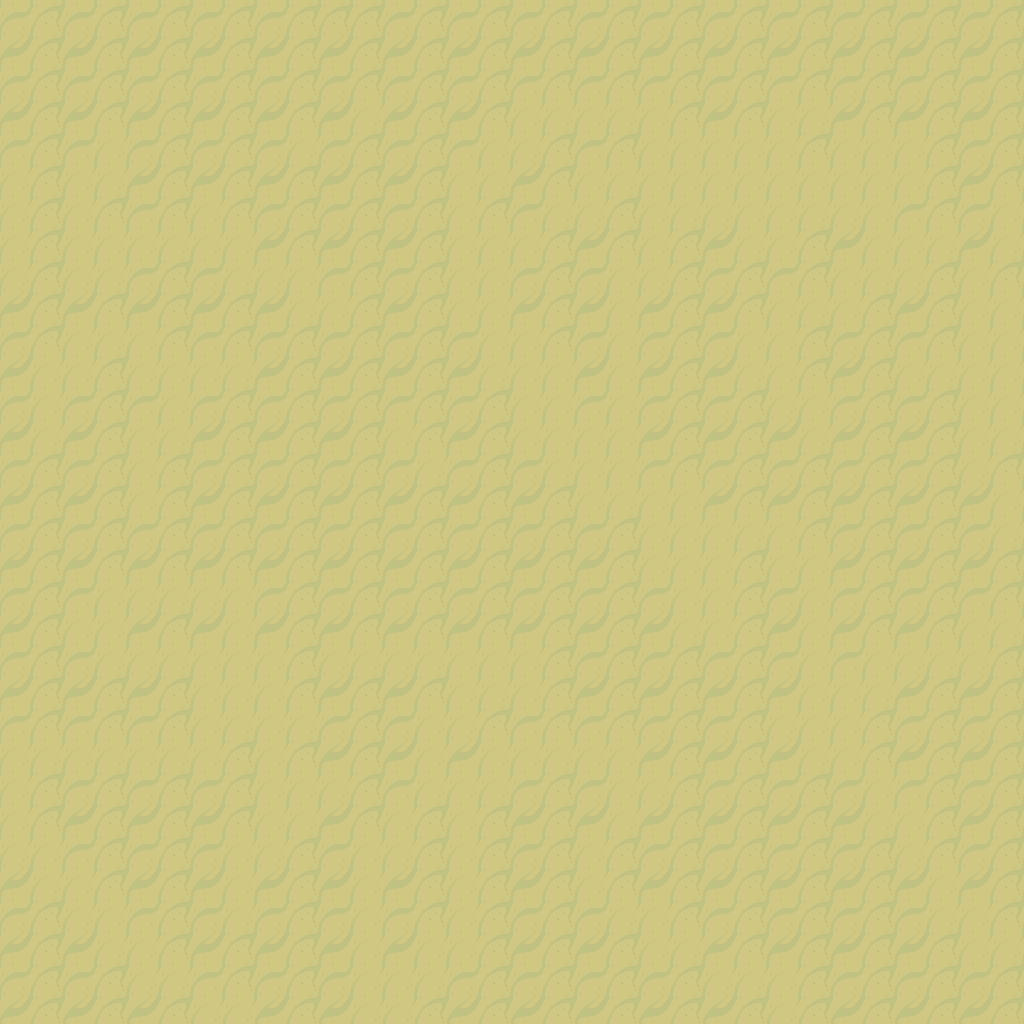

A 2D game scene composited from a Tiled map and its tileset images. What follows is a short description and the map's XML, with each tile layer's data collapsed to a summary:
An orthogonal 32x32 tile map with 32x32 px tiles, 1 tile layer (ground) and 103 objects (103x item).

<map version="1.0" tiledversion="1.1.2" orientation="orthogonal" renderorder="right-up" width="32" height="32" tilewidth="32" tileheight="32" infinite="0" nextobjectid="160">
 <tileset firstgid="1" source="desert.tsx" />
 <layer name="ground" width="32" height="32" locked="1">
  <data>[1024 cells, 1024 non-empty, 4 distinct tile ids]</data>
 </layer>
 <objectgroup name="objects">
  <object id="48" type="item" gid="15" x="352" y="32" width="32" height="32">
   <properties>
    <property name="obstacle" type="bool" value="true" />
    <property name="sprite" value="cactus_tall" />
   </properties>
  </object>
  <object id="51" type="item" gid="15" x="992" y="480" width="32" height="32">
   <properties>
    <property name="obstacle" type="bool" value="true" />
    <property name="sprite" value="cactus_tall" />
   </properties>
  </object>
  <object id="52" type="item" gid="15" x="608" y="384" width="32" height="32">
   <properties>
    <property name="obstacle" type="bool" value="true" />
    <property name="sprite" value="cactus_tall" />
   </properties>
  </object>
  <object id="53" type="item" gid="15" x="576" y="448" width="32" height="32">
   <properties>
    <property name="obstacle" type="bool" value="true" />
    <property name="sprite" value="cactus_tall" />
   </properties>
  </object>
  <object id="54" type="item" gid="15" x="288" y="640" width="32" height="32">
   <properties>
    <property name="obstacle" type="bool" value="true" />
    <property name="sprite" value="cactus_tall" />
   </properties>
  </object>
  <object id="55" type="item" gid="15" x="576" y="864" width="32" height="32">
   <properties>
    <property name="obstacle" type="bool" value="true" />
    <property name="sprite" value="cactus_tall" />
   </properties>
  </object>
  <object id="56" type="item" gid="15" x="160" y="320" width="32" height="32">
   <properties>
    <property name="obstacle" type="bool" value="true" />
    <property name="sprite" value="cactus_tall" />
   </properties>
  </object>
  <object id="57" type="item" gid="15" x="832" y="160" width="32" height="32">
   <properties>
    <property name="obstacle" type="bool" value="true" />
    <property name="sprite" value="cactus_tall" />
   </properties>
  </object>
  <object id="58" type="item" gid="15" x="224" y="928" width="32" height="32">
   <properties>
    <property name="obstacle" type="bool" value="true" />
    <property name="sprite" value="cactus_tall" />
   </properties>
  </object>
  <object id="59" type="item" gid="15" x="640" y="416" width="32" height="32">
   <properties>
    <property name="obstacle" type="bool" value="true" />
    <property name="sprite" value="cactus_tall" />
   </properties>
  </object>
  <object id="61" type="item" gid="14" x="672" y="384" width="32" height="32">
   <properties>
    <property name="obstacle" type="bool" value="true" />
    <property name="sprite" value="cactus_round" />
   </properties>
  </object>
  <object id="62" type="item" gid="14" x="608" y="416" width="32" height="32">
   <properties>
    <property name="obstacle" type="bool" value="true" />
    <property name="sprite" value="cactus_round" />
   </properties>
  </object>
  <object id="63" type="item" gid="14" x="704" y="448" width="32" height="32">
   <properties>
    <property name="obstacle" type="bool" value="true" />
    <property name="sprite" value="cactus_round" />
   </properties>
  </object>
  <object id="64" type="item" gid="14" x="0" y="544" width="32" height="32">
   <properties>
    <property name="obstacle" type="bool" value="true" />
    <property name="sprite" value="cactus_round" />
   </properties>
  </object>
  <object id="65" type="item" gid="14" x="448" y="960" width="32" height="32">
   <properties>
    <property name="obstacle" type="bool" value="true" />
    <property name="sprite" value="cactus_round" />
   </properties>
  </object>
  <object id="66" type="item" gid="14" x="640" y="640" width="32" height="32">
   <properties>
    <property name="obstacle" type="bool" value="true" />
    <property name="sprite" value="cactus_round" />
   </properties>
  </object>
  <object id="67" type="item" gid="14" x="768" y="704" width="32" height="32">
   <properties>
    <property name="obstacle" type="bool" value="true" />
    <property name="sprite" value="cactus_round" />
   </properties>
  </object>
  <object id="68" type="item" gid="14" x="384" y="288" width="32" height="32">
   <properties>
    <property name="obstacle" type="bool" value="true" />
    <property name="sprite" value="cactus_round" />
   </properties>
  </object>
  <object id="69" type="item" gid="14" x="640" y="480" width="32" height="32">
   <properties>
    <property name="obstacle" type="bool" value="true" />
    <property name="sprite" value="cactus_round" />
   </properties>
  </object>
  <object id="70" type="item" gid="14" x="704" y="576" width="32" height="32">
   <properties>
    <property name="obstacle" type="bool" value="true" />
    <property name="sprite" value="cactus_round" />
   </properties>
  </object>
  <object id="71" type="item" gid="15" x="704" y="352" width="32" height="32">
   <properties>
    <property name="obstacle" type="bool" value="true" />
    <property name="sprite" value="cactus_tall" />
   </properties>
  </object>
  <object id="73" type="item" gid="22" x="512" y="32" width="32" height="32">
   <properties>
    <property name="obstacle" type="bool" value="true" />
    <property name="sprite" value="sign" />
   </properties>
  </object>
  <object id="75" type="item" gid="22" x="576" y="1024" width="32" height="32">
   <properties>
    <property name="obstacle" type="bool" value="true" />
    <property name="sprite" value="sign" />
   </properties>
  </object>
  <object id="76" type="item" gid="23" x="128" y="768" width="32" height="32">
   <properties>
    <property name="sprite" value="stone_multiple" />
   </properties>
  </object>
  <object id="78" type="item" gid="23" x="448" y="608" width="32" height="32">
   <properties>
    <property name="sprite" value="stone_multiple" />
   </properties>
  </object>
  <object id="79" type="item" gid="23" x="576" y="672" width="32" height="32">
   <properties>
    <property name="sprite" value="stone_multiple" />
   </properties>
  </object>
  <object id="80" type="item" gid="23" x="160" y="352" width="32" height="32">
   <properties>
    <property name="sprite" value="stone_multiple" />
   </properties>
  </object>
  <object id="81" type="item" gid="23" x="320" y="544" width="32" height="32">
   <properties>
    <property name="sprite" value="stone_multiple" />
   </properties>
  </object>
  <object id="82" type="item" gid="23" x="480" y="576" width="32" height="32">
   <properties>
    <property name="sprite" value="stone_multiple" />
   </properties>
  </object>
  <object id="83" type="item" gid="23" x="512" y="640" width="32" height="32">
   <properties>
    <property name="sprite" value="stone_multiple" />
   </properties>
  </object>
  <object id="84" type="item" gid="23" x="544" y="544" width="32" height="32">
   <properties>
    <property name="sprite" value="stone_multiple" />
   </properties>
  </object>
  <object id="85" type="item" gid="23" x="576" y="224" width="32" height="32">
   <properties>
    <property name="sprite" value="stone_multiple" />
   </properties>
  </object>
  <object id="86" type="item" gid="23" x="672" y="352" width="32" height="32">
   <properties>
    <property name="sprite" value="stone_multiple" />
   </properties>
  </object>
  <object id="87" type="item" gid="23" x="832" y="512" width="32" height="32">
   <properties>
    <property name="sprite" value="stone_multiple" />
   </properties>
  </object>
  <object id="88" type="item" gid="23" x="672" y="800" width="32" height="32">
   <properties>
    <property name="sprite" value="stone_multiple" />
   </properties>
  </object>
  </objectgroup>
</map>
<!-- 68 of 103 objects omitted -->
